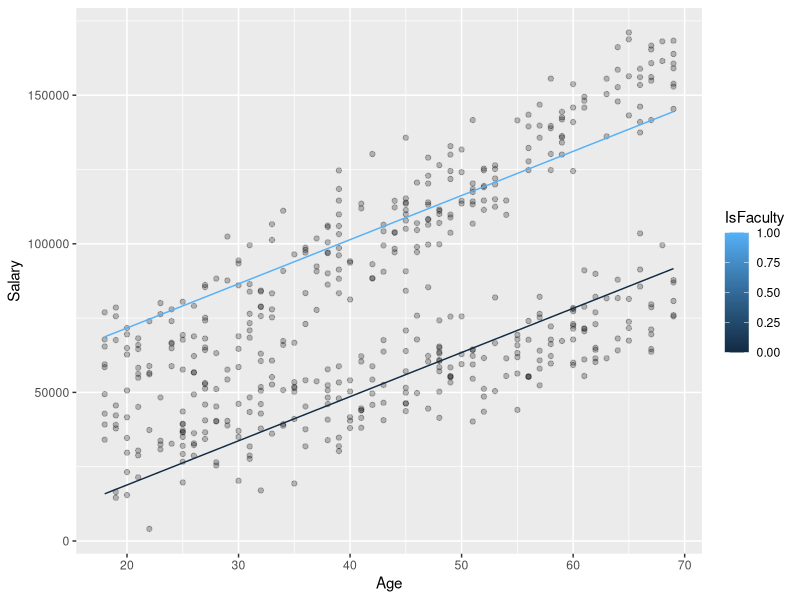
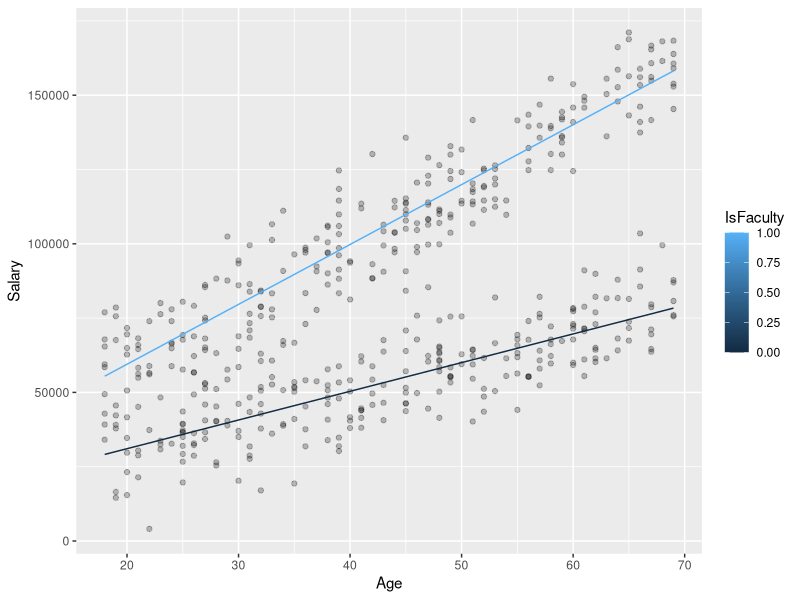

Here is the R script that generated these plots, in order:
## ---- chunk 1
library(data.table)
library(tidyverse)

set.seed(7)
salaries <- data.table(IsFaculty = rep(x = c(0,1), each = 250),
                       Age = sample(x = 18:69, 
                                    size = 500, 
                                    replace = TRUE)) %>%
  mutate(Salary = (Age * 1000 + rnorm(n = 500, 
                                      mean = 10000, 
                                      sd = 10000)) +
                  (IsFaculty * 10000) + 
                  (IsFaculty*Age*1000))

lm.salaries <- lm(formula = Salary ~ ., data = salaries)

lm.salaries$coefficients
## ---- chunk 2
ggplot(data = salaries, aes(x = Age, y = Salary)) + 
  geom_point(alpha = .25) + 
  geom_line(aes(x = Age, 
                y = lm.salaries$fitted.values, 
                group = IsFaculty, 
                color = IsFaculty))
## ---- chunk 3

lm.salaries.interactions <- lm(formula = Salary ~ . + Age*IsFaculty, 
                               data = salaries)

lm.salaries.interactions$coefficients
## ---- chunk 4
ggplot(data = salaries, aes(x = Age, y = Salary)) + 
  geom_point(alpha = .25) + 
  geom_line(aes(x = Age, 
                y = lm.salaries.interactions$fitted.values, 
                group = IsFaculty, 
                color = IsFaculty))
